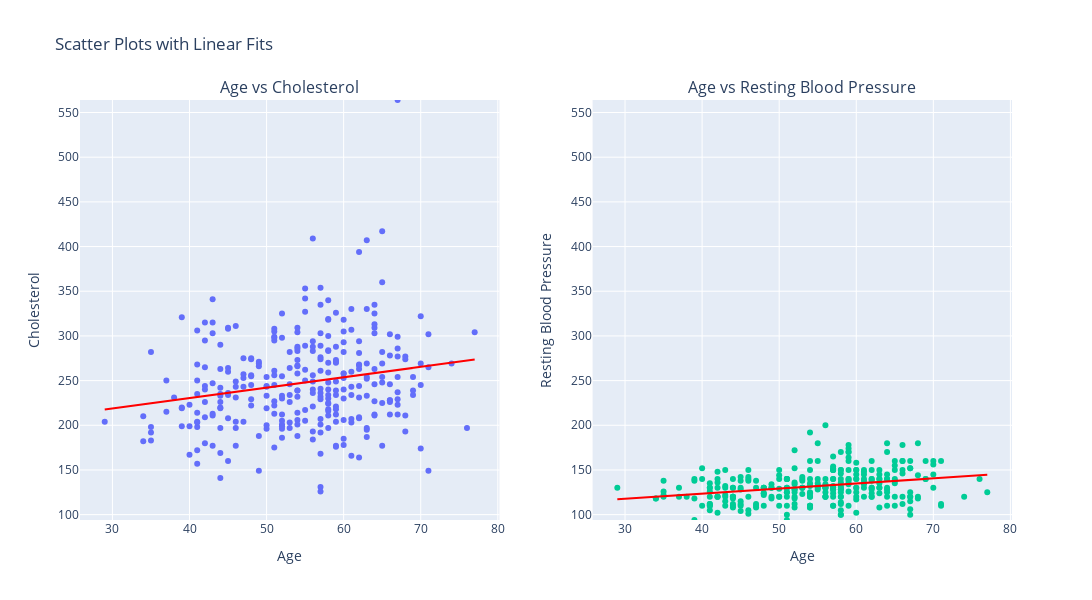

Source (notebook cell):
### Code cell
import pandas as pd
import numpy as np
import plotly.graph_objects as go
from plotly.subplots import make_subplots


# Calculate linear fits
m_chol, b_chol = np.polyfit(df['age'], df['chol'], 1)
m_trestbps, b_trestbps = np.polyfit(df['age'], df['trestbps'], 1)

# Create subplots
fig = make_subplots(rows=1, cols=2, subplot_titles=("Age vs Cholesterol", "Age vs Resting Blood Pressure"))

# Add scatter and line for Age vs Cholesterol
fig.add_trace(
    go.Scatter(x=df['age'], y=df['chol'], mode='markers', name='Cholesterol'),
    row=1, col=1
)
fig.add_trace(
    go.Scatter(x=df['age'], y=m_chol*df['age'] + b_chol, mode='lines', name='Fit Line', line=dict(color='red')),
    row=1, col=1
)

# Add scatter and line for Age vs Resting Blood Pressure
fig.add_trace(
    go.Scatter(x=df['age'], y=df['trestbps'], mode='markers', name='Resting BP'),
    row=1, col=2
)
fig.add_trace(
    go.Scatter(x=df['age'], y=m_trestbps*df['age'] + b_trestbps, mode='lines', name='Fit Line', line=dict(color='red')),
    row=1, col=2
)

# Standardize y-axes
y_min = min(df['chol'].min(), df['trestbps'].min())
y_max = max(df['chol'].max(), df['trestbps'].max())
fig.update_yaxes(range=[y_min, y_max], row=1, col=1)
fig.update_yaxes(range=[y_min, y_max], row=1, col=2)

# Update layout
fig.update_layout(
    title_text="Scatter Plots with Linear Fits",
    showlegend=False,
    height=600,
    width=1200
)

# Update x and y axis titles
fig.update_xaxes(title_text="Age", row=1, col=1)
fig.update_yaxes(title_text="Cholesterol", row=1, col=1)
fig.update_xaxes(title_text="Age", row=1, col=2)
fig.update_yaxes(title_text="Resting Blood Pressure", row=1, col=2)

# Print the slopes
print(f"Slope for Age vs Cholesterol: {m_chol}")
print(f"Slope for Age vs Resting Blood Pressure: {m_trestbps}")

# Show plot
fig.show()

### Figure 1 — Plotly figure (JSON) as saved in the notebook; plotly's stock layout.template omitted (floating-point values rounded to 4 significant figures; data arrays with more than 128 entries replaced by an {"elided": "..."} marker saying what was removed)
{"data": [{"mode": "markers", "name": "Cholesterol", "type": "scatter", "x": {"elided": "297 int values"}, "xaxis": "x", "y": {"elided": "297 int values"}, "yaxis": "y"}, {"line": {"color": "red"}, "mode": "lines", "name": "Fit Line", "type": "scatter", "x": {"elided": "297 int values"}, "xaxis": "x", "y": {"elided": "297 float values"}, "yaxis": "y"}, {"mode": "markers", "name": "Resting BP", "type": "scatter", "x": {"elided": "297 int values"}, "xaxis": "x2", "y": {"elided": "297 int values"}, "yaxis": "y2"}, {"line": {"color": "red"}, "mode": "lines", "name": "Fit Line", "type": "scatter", "x": {"elided": "297 int values"}, "xaxis": "x2", "y": {"elided": "297 float values"}, "yaxis": "y2"}], "layout": {"annotations": [{"font": {"size": 16}, "showarrow": false, "text": "Age vs Cholesterol", "x": 0.225, "xanchor": "center", "xref": "paper", "y": 1, "yanchor": "bottom", "yref": "paper"}, {"font": {"size": 16}, "showarrow": false, "text": "Age vs Resting Blood Pressure", "x": 0.775, "xanchor": "center", "xref": "paper", "y": 1, "yanchor": "bottom", "yref": "paper"}], "height": 600, "showlegend": false, "title": {"text": "Scatter Plots with Linear Fits"}, "width": 1200, "xaxis": {"anchor": "y", "domain": [0, 0.45], "title": {"text": "Age"}}, "xaxis2": {"anchor": "y2", "domain": [0.55, 1], "title": {"text": "Age"}}, "yaxis": {"anchor": "x", "domain": [0, 1], "range": [94, 564], "title": {"text": "Cholesterol"}}, "yaxis2": {"anchor": "x2", "domain": [0, 1], "range": [94, 564], "title": {"text": "Resting Blood Pressure"}}}}
